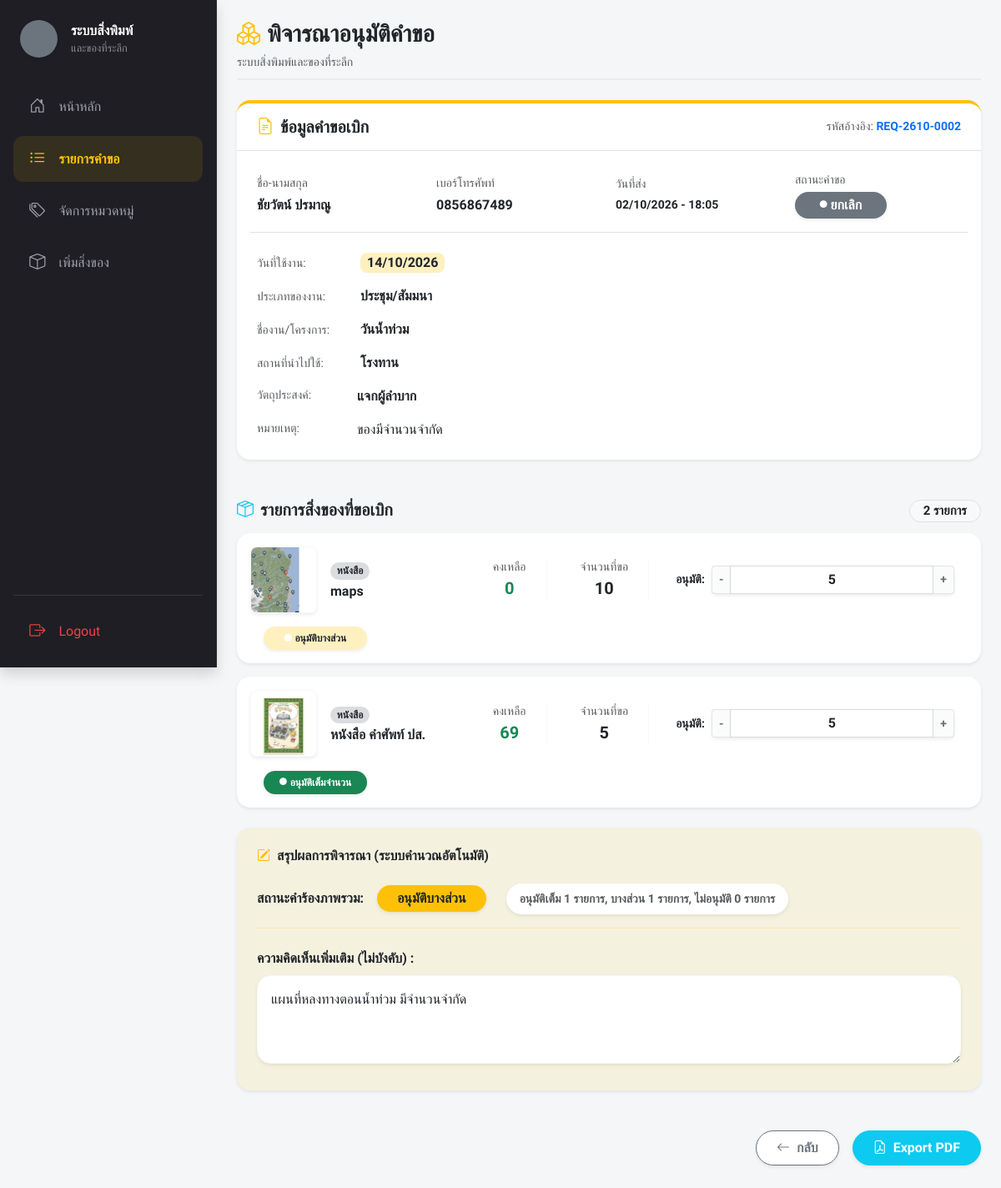
The page /index.php?page=request_view&id=5 (signed in) on the database its author committed.
### tables this page shows
CREATE TABLE `requests` (
  `request_id` int(11) NOT NULL,
  `request_no` varchar(20) NOT NULL,
  `user_id` int(11) NOT NULL,
  `request_date` datetime DEFAULT current_timestamp(),
  `use_date` date DEFAULT NULL,
  `event_type` varchar(50) DEFAULT NULL,
  `event_name` varchar(200) DEFAULT NULL,
  `location` varchar(200) DEFAULT NULL,
  `purpose` text DEFAULT NULL,
  `user_note` text DEFAULT NULL,
  `status` varchar(20) DEFAULT 'Pending',
  `admin_comment` text DEFAULT NULL,
  `approved_at` datetime DEFAULT NULL,
  `approved_by` int(11) DEFAULT NULL
);

CREATE TABLE `users` (
  `user_id` int(11) NOT NULL,
  `username` varchar(50) NOT NULL,
  `password` varchar(255) NOT NULL,
  `full_name` varchar(100) DEFAULT NULL,
  `email` varchar(150) DEFAULT NULL,
  `department_id` int(11) DEFAULT NULL,
  `sub_department_id` int(11) DEFAULT NULL,
  `employment_type_id` int(11) DEFAULT NULL,
  `position` varchar(100) DEFAULT NULL,
  `phone_number` varchar(20) DEFAULT NULL,
  `role` varchar(20) DEFAULT 'User'
);

CREATE TABLE `request_items` (
  `request_item_id` int(11) NOT NULL,
  `request_id` int(11) NOT NULL,
  `item_id` int(11) NOT NULL,
  `requested_qty` int(11) NOT NULL,
  `approved_qty` int(11) DEFAULT NULL,
  `item_status` varchar(20) DEFAULT NULL
);

CREATE TABLE `categories` (
  `category_id` int(11) NOT NULL,
  `name` varchar(100) DEFAULT NULL,
  `is_active` tinyint(1) DEFAULT 1,
  `created_at` datetime DEFAULT current_timestamp()
);

CREATE TABLE `items` (
  `id` int(11) NOT NULL,
  `item_code` varchar(20) NOT NULL,
  `category_id` int(11) NOT NULL,
  `name` varchar(200) NOT NULL,
  `description` text DEFAULT NULL,
  `current_stock` int(11) DEFAULT 0,
  `is_active` tinyint(1) NOT NULL DEFAULT 1,
  `low_stock_threshold` int(11) DEFAULT 10,
  `images` text DEFAULT NULL,
  `created_at` datetime DEFAULT current_timestamp()
);

### views/admin/request_view.php (the view, shortened to what this page needs)
<?php
$request_id = $_GET['id'] ?? '';
$stmt = $pdo->prepare("
    SELECT r.*, u.full_name, u.phone_number
    FROM requests r
    LEFT JOIN users u ON r.user_id = u.user_id
    WHERE r.request_id = ?
");
$stmt->execute([$request_id]);
$request = $stmt->fetch();
$itemStmt = $pdo->prepare("
    SELECT
        ri.*,
        i.name AS item_name,
        i.images,
        i.current_stock,
        c.name AS category_name
    FROM request_items ri
    LEFT JOIN items i ON ri.item_id = i.id
    LEFT JOIN categories c ON i.category_id = c.category_id
    WHERE ri.request_id = ?
");
$itemStmt->execute([$request_id]);
$items = $itemStmt->fetchAll();
$isPending = ($request['status'] === 'รออนุมัติ' || $request['status'] === 'Pending');
$statusText = $request['status'];
$badgeStyle = 'min-width: 110px; ';
if ($statusText === 'รออนุมัติ' || $statusText === 'Pending') {
    $badgeStyle .= 'background-color: #ffc107; color: #000;';
    $statusText = 'รออนุมัติ';
} elseif (strpos($statusText, 'อนุมัติบางส่วน') !== false) {
    $badgeStyle .= 'background-color: #fd7e14; color: #fff;';
} elseif (strpos($statusText, 'ไม่อนุมัติ') !== false) {
    $badgeStyle .= 'background-color: #dc3545; color: #fff;';
} elseif (strpos($statusText, 'อนุมัติ') !== false) {
    $badgeStyle .= 'background-color: #28a745; color: #fff;';
} else {
    $badgeStyle .= 'background-color: #6c757d; color: #fff;';
}
?>
<form action="actions/admin/request_approve.php" method="POST" id="approvalForm">
    <div class="d-flex justify-content-between align-items-center mb-4 pb-2" style="border-bottom: 2px solid #e9ecef;">
        <div>
            <h3 class="fw-bolder mb-1 text-dark"><i class="bi bi-boxes text-warning me-2"></i>พิจารณาอนุมัติคำขอ</h3>
            <span class="text-muted small">ระบบสิ่งพิมพ์และของที่ระลึก</span>
        </div>
    </div>
    <div class="card border-0 rounded-4 shadow-sm mb-4 border-warning border-top border-4 bg-white">
        <div class="card-header bg-white py-3 px-4 border-bottom d-flex justify-content-between align-items-center rounded-top-4">
            <h5 class="fw-bold mb-0 text-dark"><i class="bi bi-file-earmark-text me-2 text-warning"></i>ข้อมูลคำขอเบิก</h5>
            <span class="text-muted small">รหัสอ้างอิง: <span class="fw-bold text-primary"><?= htmlspecialchars($request['request_no']) ?></span></span>
        </div>
        <div class="card-body p-4">
            <div class="row g-3 align-items-center mb-4 pb-3 border-bottom">
                <div class="col-12 col-sm-6 col-md-3">
                    <div class="text-muted small mb-1">ชื่อ-นามสกุล</div>
                    <div class="fw-bold text-dark fs-6"><?= htmlspecialchars($request['full_name'] ?? 'ไม่ทราบชื่อ') ?></div>
                </div>
                <div class="col-12 col-sm-6 col-md-3">
                    <div class="text-muted small mb-1">เบอร์โทรศัพท์</div>
                    <div class="fw-bold text-dark fs-6"><?= htmlspecialchars($request['phone_number'] ?? '-') ?></div>
                </div>
                <div class="col-12 col-sm-6 col-md-3">
                    <div class="text-muted small mb-1">วันที่ส่ง</div>
                    <div class="fw-bold text-dark small">
                        <?= date('d/m/Y - H:i', strtotime($request['request_date'])) ?>
                    </div>
                </div>
                <div class="col-12 col-sm-6 col-md-3">
                    <div class="text-muted small mb-1">สถานะคำขอ</div>
                    <span class="badge px-3 py-2 fs-6 rounded-pill shadow-sm d-inline-flex align-items-center justify-content-center" style="<?= $badgeStyle ?>" id="headerStatusBadge">
                        <i class="bi bi-circle-fill small me-1" style="font-size: 0.55rem;"></i>
                        <?= htmlspecialchars($statusText) ?>
                    </span>
                </div>
            </div>
            <div class="row g-2">
                <div class="col-12 mb-2">
                    <span class="text-muted small d-inline-block" style="width: 120px;">วันที่ใช้งาน:</span>
                    <span class="badge bg-warning text-dark bg-opacity-25 px-2 py-1 fs-6 rounded-3"><?= date('d/m/Y', strtotime($request['use_date'])) ?></span>
                </div>
                <div class="col-12 mb-2">
                    <span class="text-muted small d-inline-block" style="width: 120px;">ประเภทของงาน:</span>
                    <span class="fw-bold text-dark"><?= htmlspecialchars($request['event_type']) ?></span>
                </div>
                <div class="col-12 mb-2">
                    <span class="text-muted small d-inline-block" style="width: 120px;">ชื่องาน/โครงการ:</span>
                    <span class="fw-bold text-dark"><?= htmlspecialchars($request['event_name']) ?></span>
                </div>
                <div class="col-12 mb-2">
                    <span class="text-muted small d-inline-block" style="width: 120px;">สถานที่นำไปใช้:</span>
                    <span class="fw-bold text-dark"><?= htmlspecialchars($request['location']) ?></span>
                </div>
                <div class="col-12 mb-2 d-flex">
                    <span class="text-muted small flex-shrink-0" style="width: 120px;">วัตถุประสงค์:</span>
                    <span class="fw-bold text-dark"><?= nl2br(htmlspecialchars($request['purpose'])) ?></span>
                </div>
                <div class="col-12 d-flex">
                    <span class="text-muted small flex-shrink-0" style="width: 120px;">หมายเหตุ:</span>
                    <span class="text-dark"><?= nl2br(htmlspecialchars($request['user_note'] ?: '-')) ?></span>
                </div>
            </div>
        </div>
    </div>
    <h5 class="fw-bold mb-3 mt-5 text-dark">
        <i class="bi bi-box-seam text-info me-2"></i>รายการสิ่งของที่ขอเบิก
        <span class="float-end badge bg-light text-dark border rounded-pill px-3"><?= count($items) ?> รายการ</span>
    </h5>
    <div class="mb-4">
        <?php foreach ($items as $index => $item): $images = json_decode($item['images'] ?? '[]', true);
            $imgSrc = !empty($images) ? 'assets/uploads/items/' . $images[0] : 'assets/images/placeholder.jpg';
            $reqQty = (int)$item['requested_qty'];
            $curStock = (int)($item['current_stock'] ?? 0);
            $appQty = $isPending ? min($reqQty, $curStock) : (int)$item['approved_qty'];
        ?>
            <div class="card border-0 rounded-4 shadow-sm mb-3 bg-white">
                <div class="card-body p-3 d-flex align-items-center flex-wrap gap-3">
                    <img src="<?= $imgSrc ?>" class="rounded-3 object-fit-cover border border-light shadow-sm" style="width: 80px; height: 80px;">
                    <div class="flex-grow-1" style="min-width: 150px;">
                        <span class="badge bg-secondary bg-opacity-25 text-dark rounded-pill mb-1"><?= htmlspecialchars($item['category_name'] ?? 'ไม่ระบุ') ?></span>
                        <h6 class="fw-bolder mb-0 text-dark"><?= htmlspecialchars($item['item_name'] ?? 'ไม่ทราบชื่อ (ไอเทมอาจถูกลบ)') ?></h6>
                    </div>
                    <div class="text-center px-4 border-end border-light d-none d-md-block">
                        <span class="d-block text-muted small">คงเหลือ</span>
                        <span class="fw-bolder text-success fs-5"><?= $curStock ?></span>
                    </div>
                    <div class="text-center px-4 border-end border-light d-none d-sm-block">
                        <span class="d-block text-muted small">จำนวนที่ขอ</span>
                        <span class="fw-bolder text-dark fs-5"><?= $reqQty ?></span>
                    </div>
                    <div class="d-flex align-items-center px-3" style="min-width: 150px;">
                        <span class="fw-bold me-2 text-dark small ">อนุมัติ:</span>
                        <div class="input-group input-group-sm shadow-sm rounded-2">
                            <button type="button" class="btn  btn-light border-secondary border-opacity-25 fw-bold px-2 text-dark" onclick="adjustApprove(<?= $index ?>, -1)" <?= !$isPending ? 'disabled' : '' ?>>-</button>
                            <input type="text" name="approved_qty[<?= $item['request_item_id'] ?>]" id="approve_input_<?= $index ?>"
                                class="form-control text-center fw-bolder fs-6 approve-input border-secondary border-opacity-25"
                                value="<?= $appQty ?>" data-req="<?= $reqQty ?>" data-stock="<?= $curStock ?>"
                                oninput="validateInput(this)"
                                <?= !$isPending ? 'readonly' : '' ?>>
                            <button type="button" class="btn btn-light border-secondary border-opacity-25 fw-bold px-2 text-dark" onclick="adjustApprove(<?= $index ?>, 1)" <?= !$isPending ? 'disabled' : '' ?>>+</button>
                        </div>
                    </div>
                    <div style="min-width: 140px;" class="text-end ps-3 ">
                        <span class="badge rounded-pill py-2 w-100 item-status-badge d-inline-flex align-items-center justify-content-center shadow-sm " id="item_badge_<?= $index ?>">
                            <i class="bi bi-circle-fill small me-1" style="font-size: 0.55rem;"></i> <span id="item_text_<?= $index ?>"></span>
                        </span>
                    </div>
                </div>
            </div>
        <?php endforeach; ?>
    </div>
    <div class="card border-0 rounded-4 shadow-sm mb-5 bg-warning bg-opacity-10">
        <div class="card-body p-4">
            <h6 class="fw-bold mb-4 text-dark"><i class="bi bi-pencil-square me-2 text-warning"></i>สรุปผลการพิจารณา (ระบบคำนวณอัตโนมัติ)</h6>
            <div class="d-flex align-items-center mb-4 pb-3 border-bottom border-warning border-opacity-25 flex-wrap gap-2">
                <span class="fw-bold text-dark me-2">สถานะคำร้องภาพรวม:</span>
                <span class="badge px-3 py-2 fs-6 rounded-pill shadow-sm" id="summaryOverallBadge">รออนุมัติ</span>
                <span class="fw-bold bg-white text-muted px-3 py-2 rounded-pill shadow-sm small" id="summaryTextInfo"></span>
            </div>
            <div class="mb-2">
                <label class="fw-bold mb-2 text-dark">ความคิดเห็นเพิ่มเติม (ไม่บังคับ) :</label>
                <textarea name="admin_comment" class="form-control border-light shadow-sm rounded-4 p-3" rows="3" <?= !$isPending ? 'readonly' : '' ?> placeholder="พิมพ์ความคิดเห็นถึงผู้เบิก (ถ้ามี)..."><?= htmlspecialchars($request['admin_comment'] ?? '') ?></textarea>
            </div>
        </div>
    </div>
    <div class="d-flex justify-content-end gap-3 mb-5 flex-wrap">
        <a href="index.php?page=request_list" class="btn btn-outline-secondary fw-bold px-4 py-2 bg-white rounded-pill shadow-sm">
            <i class="bi bi-arrow-left me-2"></i>กลับ
        </a>
        <?php if ($isPending): ?>
            <button type="submit" name="action" value="approve" class="btn btn-warning fw-bolder px-3 py-2 shadow rounded-pill">
                <i class="bi bi-save me-2"></i>บันทึกผลพิจารณา
            </button>
        <?php else: ?>
            <a href="actions/export_pdf.php?id=<?= $request['request_id'] ?>" target="_blank" class="btn btn-info text-white fw-bolder px-4 py-2 rounded-pill shadow-sm">
                <i class="bi bi-file-earmark-pdf me-2"></i>Export PDF
            </a>
        <?php endif; ?>
    </div>
</form>

### assets/css/style.css (style rules this page uses)
:root { --portal-ink: #1e1e24; --portal-yellow: #ffc107; --portal-surface: #f8f9fa; }
body { background: var(--portal-surface); }

### includes/header.php (style rules this page uses)
body, .container-fluid, .card, .btn, table, input, select { font-family: 'Prompt', sans-serif !important; }
::placeholder { color: #6c757d !important; opacity: 1 !important; }

### rows shown on the page
requests: request_no "REQ-2610-0002", user.full_name "ชัยวัตน์ ปรมาณู", user.phone_number "0856867489", request_date "02/10/2026 - 18:05", status "ยกเลิก", use_date "14/10/2026", event_type "ประชุม/สัมมนา", event_name "วันน้ำท่วม", location "โรงทาน", purpose "แจกผู้ลำบาก", user_note "ของมีจำนวนจำกัด", admin_comment "แผนที่หลงทางตอนน้ำท่วม มีจำนวนจำกัด"
request_items: shows a picture, categories.name "หนังสือ", item.name "maps", item.current_stock "0", requested_qty "10", request+approved_qty "5"
request_items: shows a picture, categories.name "หนังสือ", item.name "หนังสือ คำศัพท์ ปส.", item.current_stock "69", requested_qty "5", request+approved_qty+requested_qty "5"

### other values the page prints
count($items) "2"
